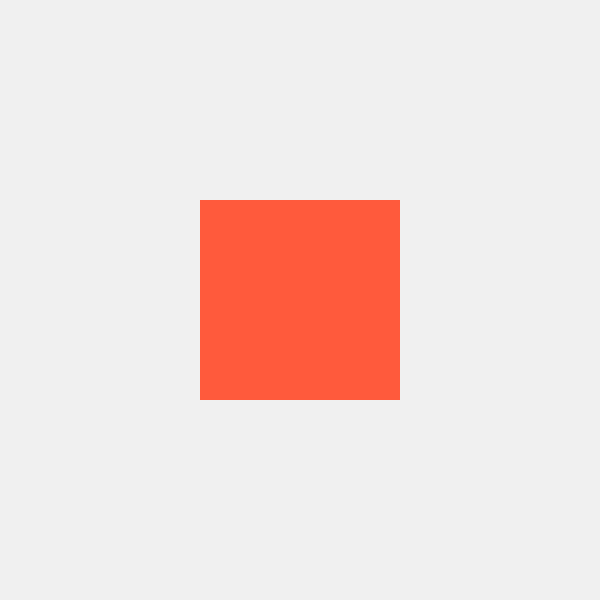
Frame 1 (no input)
Frame 60 (the mouse pressed at the canvas centre just before this capture): identical to frame 1, image omitted
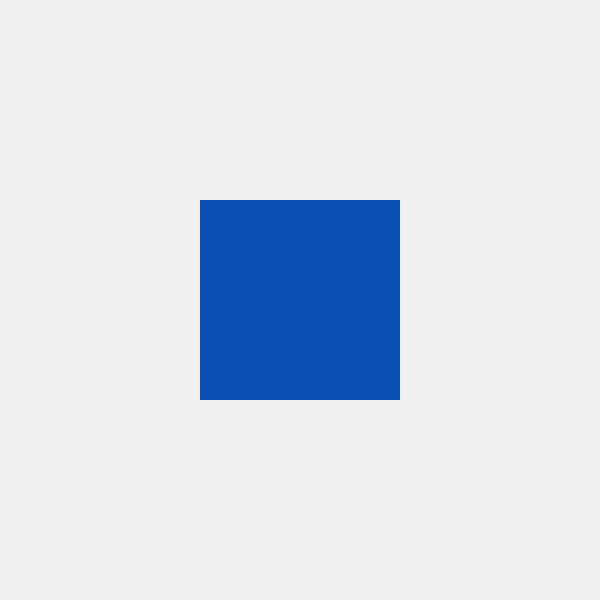
Frame 120 (the mouse held since frame 60 and released just before this capture)

The Processing sketch that drew these frames (run headless with seeded random() and noise(); from frame 60 on, the mouse is pressed at the canvas centre):

// Processing sketch: processing_105037
// ── processing_105037.pde

void setup()
{
  size(600, 600);
}


void draw()
{
  background(240);

  if (mouseX > 200 && mouseX < 400 && mouseY > 200 && mouseY < 400)
  {
    noStroke();
    fill(10, 80, 180);
    rectMode(CENTER);
    rect(width/2, height/2, 200, 200);
  } 
  else
  {
    noStroke();
    fill(255, 90, 60);
    rectMode(CENTER);
    rect(width/2, height/2, 200, 200);
  }
}
